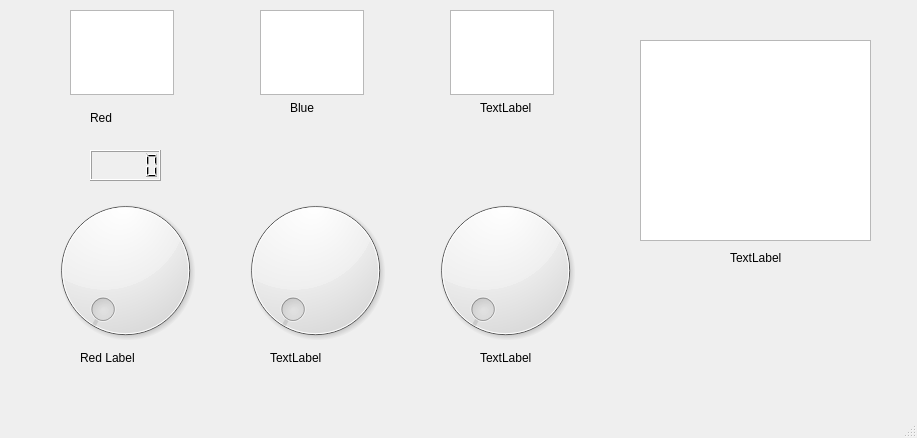
<?xml version="1.0" encoding="UTF-8"?>
<ui version="4.0">
 <class>MainWindow</class>
 <widget class="QMainWindow" name="MainWindow">
  <property name="geometry">
   <rect>
    <x>0</x>
    <y>0</y>
    <width>917</width>
    <height>438</height>
   </rect>
  </property>
  <property name="windowTitle">
   <string>MainWindow</string>
  </property>
  <widget class="QWidget" name="centralwidget">
   <widget class="QDial" name="dial">
    <property name="geometry">
     <rect>
      <x>30</x>
      <y>190</y>
      <width>191</width>
      <height>161</height>
     </rect>
    </property>
   </widget>
   <widget class="QDial" name="dial_2">
    <property name="geometry">
     <rect>
      <x>220</x>
      <y>190</y>
      <width>191</width>
      <height>161</height>
     </rect>
    </property>
   </widget>
   <widget class="QDial" name="dial_3">
    <property name="geometry">
     <rect>
      <x>410</x>
      <y>190</y>
      <width>191</width>
      <height>161</height>
     </rect>
    </property>
   </widget>
   <widget class="QTextEdit" name="textEdit">
    <property name="geometry">
     <rect>
      <x>640</x>
      <y>40</y>
      <width>231</width>
      <height>201</height>
     </rect>
    </property>
   </widget>
   <widget class="QTextEdit" name="textEdit_2">
    <property name="geometry">
     <rect>
      <x>70</x>
      <y>10</y>
      <width>104</width>
      <height>85</height>
     </rect>
    </property>
   </widget>
   <widget class="QTextEdit" name="textEdit_3">
    <property name="geometry">
     <rect>
      <x>450</x>
      <y>10</y>
      <width>104</width>
      <height>85</height>
     </rect>
    </property>
   </widget>
   <widget class="QTextEdit" name="textEdit_4">
    <property name="geometry">
     <rect>
      <x>260</x>
      <y>10</y>
      <width>104</width>
      <height>85</height>
     </rect>
    </property>
   </widget>
   <widget class="QLabel" name="red_label">
    <property name="geometry">
     <rect>
      <x>80</x>
      <y>350</y>
      <width>55</width>
      <height>16</height>
     </rect>
    </property>
    <property name="text">
     <string>Red Label</string>
    </property>
   </widget>
   <widget class="QLabel" name="label_2">
    <property name="geometry">
     <rect>
      <x>480</x>
      <y>100</y>
      <width>55</width>
      <height>16</height>
     </rect>
    </property>
    <property name="text">
     <string>TextLabel</string>
    </property>
   </widget>
   <widget class="QLabel" name="label_4">
    <property name="geometry">
     <rect>
      <x>290</x>
      <y>100</y>
      <width>55</width>
      <height>16</height>
     </rect>
    </property>
    <property name="text">
     <string>Blue</string>
    </property>
   </widget>
   <widget class="QLabel" name="label_5">
    <property name="geometry">
     <rect>
      <x>90</x>
      <y>110</y>
      <width>55</width>
      <height>16</height>
     </rect>
    </property>
    <property name="text">
     <string>Red</string>
    </property>
   </widget>
   <widget class="QLabel" name="label_3">
    <property name="geometry">
     <rect>
      <x>480</x>
      <y>350</y>
      <width>55</width>
      <height>16</height>
     </rect>
    </property>
    <property name="text">
     <string>TextLabel</string>
    </property>
   </widget>
   <widget class="QLabel" name="label_7">
    <property name="geometry">
     <rect>
      <x>730</x>
      <y>250</y>
      <width>55</width>
      <height>16</height>
     </rect>
    </property>
    <property name="text">
     <string>TextLabel</string>
    </property>
   </widget>
   <widget class="QLabel" name="label_8">
    <property name="geometry">
     <rect>
      <x>270</x>
      <y>350</y>
      <width>55</width>
      <height>16</height>
     </rect>
    </property>
    <property name="text">
     <string>TextLabel</string>
    </property>
   </widget>
   <widget class="QLCDNumber" name="lcdNumber">
    <property name="geometry">
     <rect>
      <x>90</x>
      <y>150</y>
      <width>71</width>
      <height>31</height>
     </rect>
    </property>
   </widget>
  </widget>
  <widget class="QMenuBar" name="menubar">
   <property name="geometry">
    <rect>
     <x>0</x>
     <y>0</y>
     <width>917</width>
     <height>25</height>
    </rect>
   </property>
  </widget>
  <widget class="QStatusBar" name="statusbar"/>
 </widget>
 <resources/>
 <connections/>
</ui>
